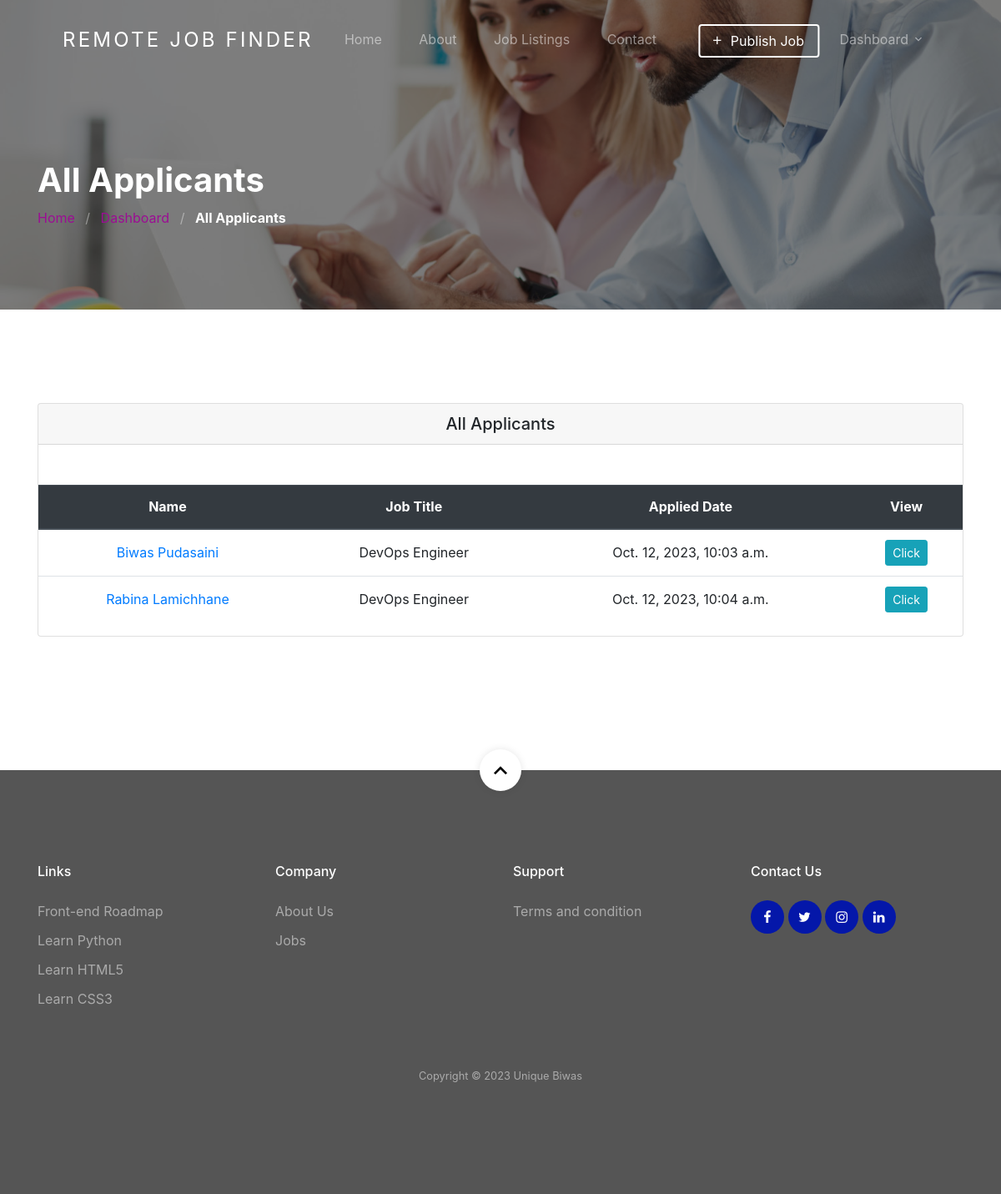
The page /dashboard/employer/job/2/applicants/ (signed in) on the database as committed earlier.
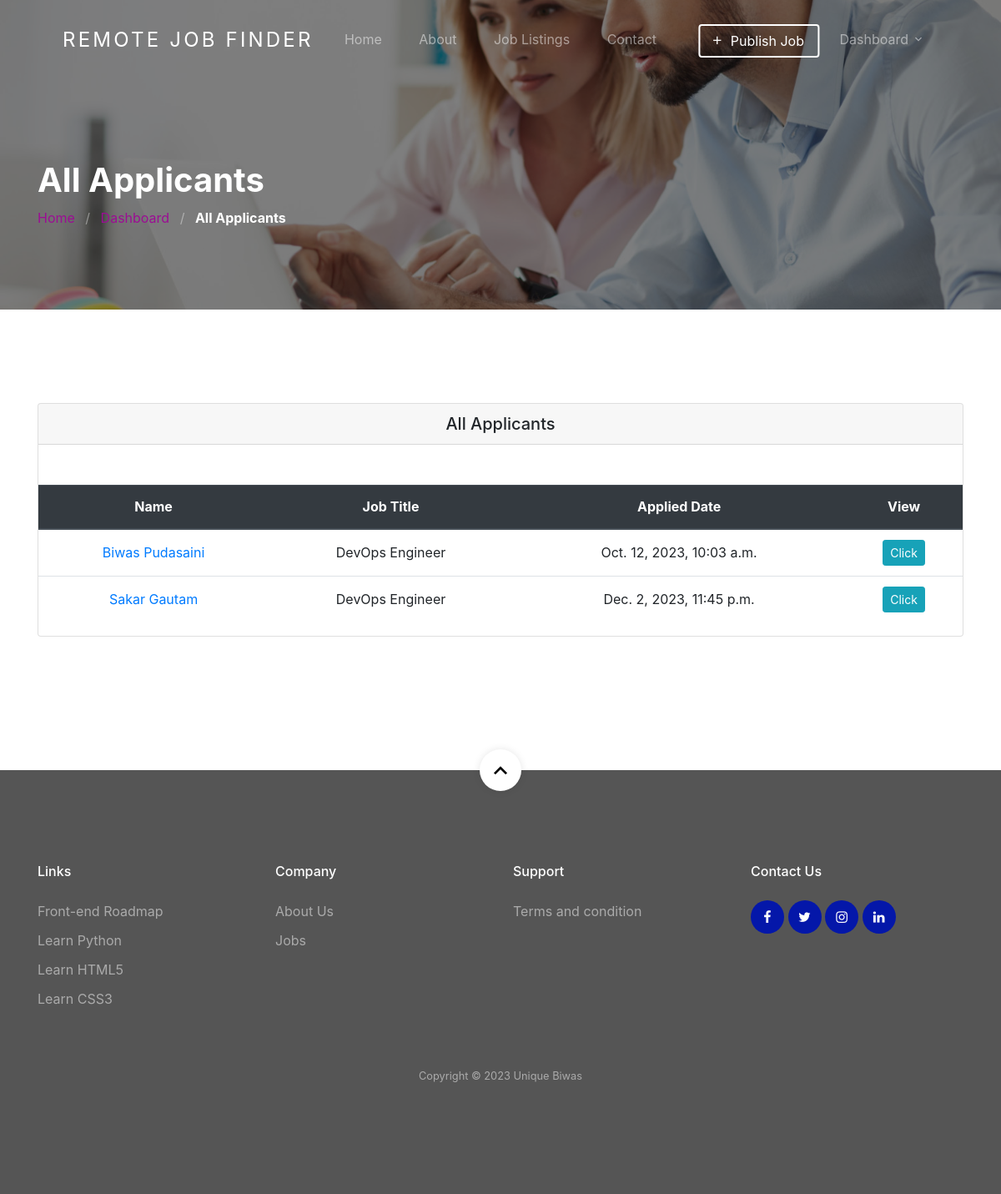
The same page on the database as committed later.
### jobapp/models.py (models this page shows, shortened)
class Applicant(models.Model):
    user = models.ForeignKey(User, on_delete=models.CASCADE)
    job = models.ForeignKey(Job, on_delete=models.CASCADE)
    timestamp = models.DateTimeField(auto_now=True, auto_now_add=False)

class Job(models.Model):
    user = models.ForeignKey(User, related_name='User', on_delete=models.CASCADE)
    title = models.CharField(max_length=300)
    description = RichTextField()
    tags = TaggableManager()
    location = models.CharField(max_length=300)
    job_type = models.CharField(choices=JOB_TYPE, max_length=1)
    category = models.ForeignKey(Category,related_name='Category', on_delete=models.CASCADE)
    salary = models.CharField(max_length=30, blank=True)
    company_name = models.CharField(max_length=300)
    company_description = RichTextField(blank=True, null=True)
    url = models.URLField(max_length=200)
    last_date = models.DateField()
    is_published = models.BooleanField(default=False)
    is_closed = models.BooleanField(default=False)
    timestamp = models.DateTimeField(auto_now=True)

### account/models.py (models this page shows, shortened)
class User(AbstractUser):
    username = None
    email = models.EmailField(unique=True, blank=False,
                              error_messages={
                                  'unique': "A user with that email already exists.",
                              })
    role = models.CharField(choices=ROLE,  max_length=10)
    gender = models.CharField(choices=JOB_TYPE, max_length=1)
    phone_number = models.CharField(max_length=10, null=True, blank=True)  # Store phone number as a string
    pdf_document = models.FileField(upload_to='pdf_documents/')
    photo=models.ImageField(upload_to='images',null=True, blank=True, default='images/default_image.png')
    USERNAME_FIELD = "email"
    REQUIRED_FIELDS = []
    def get_full_name(self):
        return self.first_name+ ' ' + self.last_name
    objects = CustomUserManager()

### jobapp/permission.py (the view)
    def wrap(request, *args, **kwargs):
        if request.user.role == 'employer':
            return function(request, *args, **kwargs)
        else:
            raise PermissionDenied

### jobapp/permission.py (called while the page is built)
def user_is_employer(function):
    def wrap(request, *args, **kwargs):
        if request.user.role == 'employer':
            return function(request, *args, **kwargs)
        else:
            raise PermissionDenied
    return wrap

### jobapp/views.py (called while the page is built)
@login_required(login_url=reverse_lazy('account:login'))
@user_is_employer
def all_applicants_view(request, id):
    all_applicants = Applicant.objects.filter(job=id)
    context = {
        'all_applicants': all_applicants
    }
    return render(request, 'jobapp/all-applicants.html', context)

### template/jobapp/all-applicants.html (shortened to what this page needs)
{% extends 'base.html' %}
{% load static %}
{% block content %}
<section class="section-hero overlay inner-page bg-image" style="background-image: url('{% static 'images/bgrr.jpg' %}');"
    id="home-section">
    <div class="container">
        <div class="row">
            <div class="col-md-7">
                <h1 class="text-white font-weight-bold">All Applicants </h1>
                <div class="custom-breadcrumbs">
                    <a href="{% url 'jobapp:home' %}">Home</a> <span class="mx-2 slash">/</span>
                    <a href="{% url 'jobapp:dashboard' %}">Dashboard</a> <span class="mx-2 slash">/</span>
                    <span class="text-white"><strong>All Applicants </strong></span>
                </div>
            </div>
        </div>
    </div>
</section>
<section class="site-section">
    <div class="container">
        <div class="row">
            <div class="col-lg-12 mb-5">
                <div class="card">
                    <h5 class="card-header text-center mb-5"> All Applicants </h5>
                    <div class="table-responsive">
                        <table class="table text-center">
                            <thead class="thead-dark">
                                <tr>
                                    <th>Name</th>
                                    <th>Job Title</th>
                                    <th>Applied Date</th>
                                    <th>View </th>
                                </tr>
                            </thead>
                            <tbody>
                                {% for applicant in all_applicants %}
                                <tr>
                                    <td class="text-center"><a href="{% url 'jobapp:applicant-details' applicant.user.id %}">{{ applicant.user.get_full_name }}</a></td     >
                                    <td>{{ applicant.job.title }}</td>
                                    <td>{{ applicant.timestamp }}</td>
                                    <td>
                                        <a class="btn btn-info btn-sm" href="{% url 'jobapp:applicant-details' applicant.user.id %}"
                                                role="button">
                                            Click
                                        </a>
                                    </td>
                                </tr>
                                {% endfor %}
                            </tbody>
                        </table>
                    </div>
                </div>
            </div>
        </div>
    </div>
</section>
{% endblock %}

Rows that differ between the two databases and show on the page:
removed Applicant: user.get_full_name "Rabina Lamichhane", job "DevOps Engineer", timestamp "Oct. 12, 2023, 10:04 a.m."
added Applicant: user.get_full_name "Sakar Gautam", job "DevOps Engineer", timestamp "Dec. 2, 2023, 11:45 p.m."
